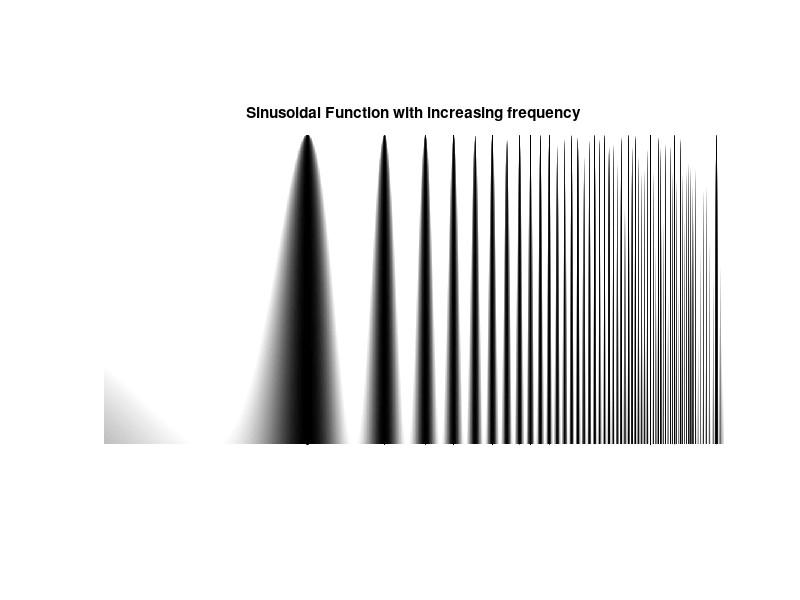
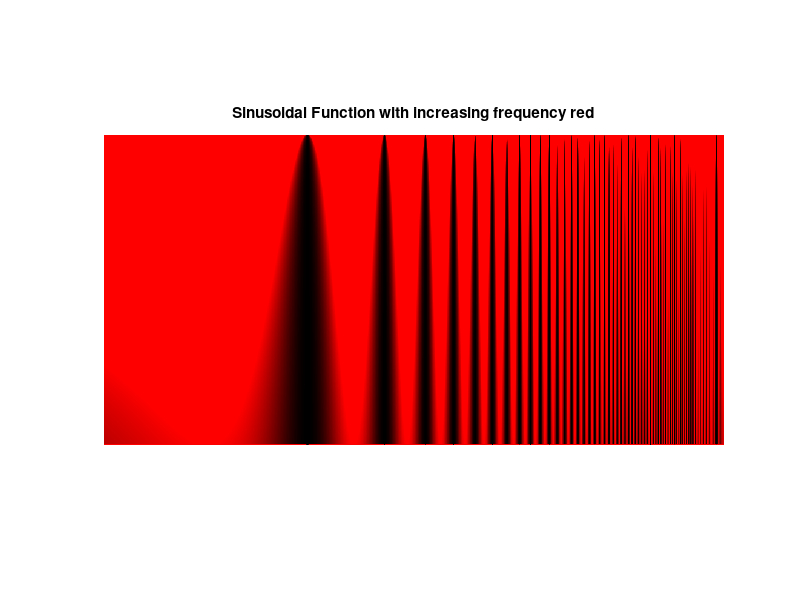
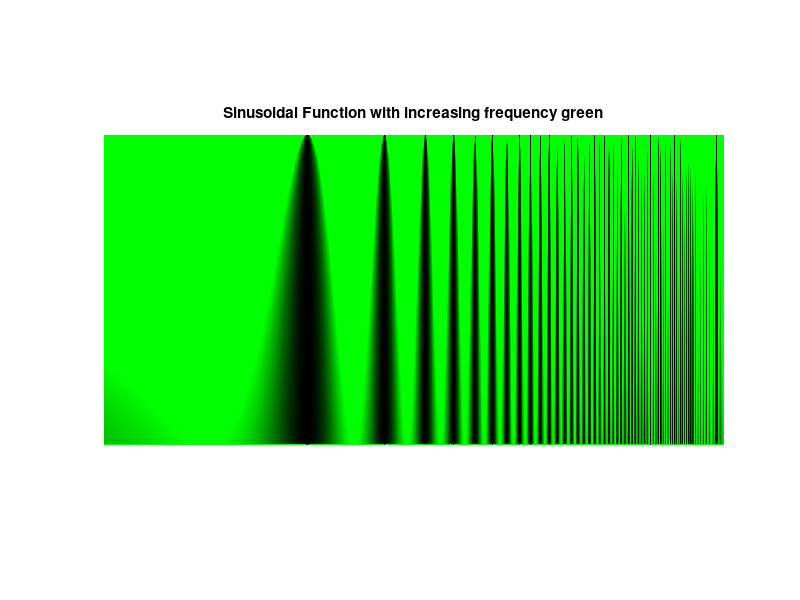
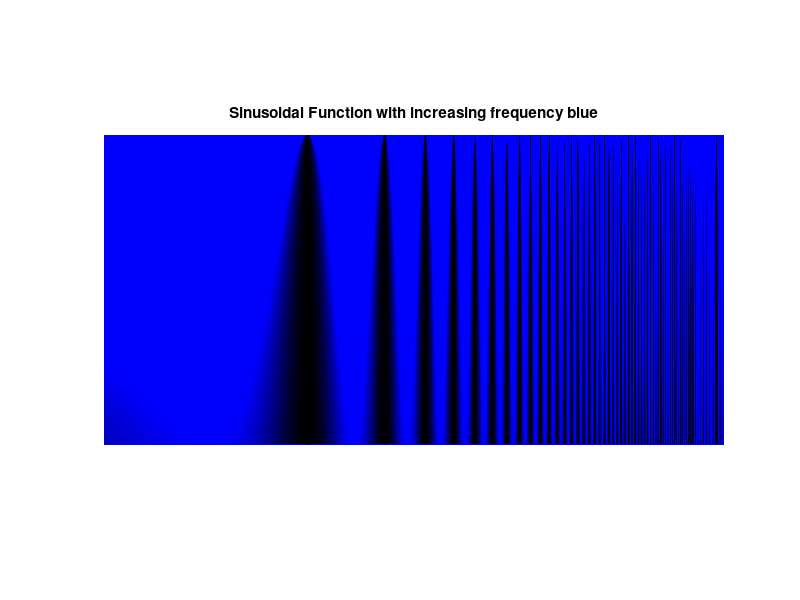

Write MATLAB code to recreate these figures, in order. (Note: this script raises an error after producing the figures.)
close all
clear all
rows=512;
cols=1024;
%% grayscale

   for i=1:rows
    
        for j=1:cols
        
          
           image(i,j) = (128/(0.5*i))*(sin(0.5*exp(j/150))+1);%*((i/600)^3);  
            
       end
    end
    



    figure;
imshow(image);

title('Sinusoidal Function with increasing frequency');

%% red
my_image1(512,1024,3)=0; %initialize the image

my_image1(:,:,1)=image;

figure;
imshow(my_image1);title('Sinusoidal Function with increasing frequency red');
%% green
my_image2(512,1024,3)=0; %initialize the image

my_image2(:,:,2)=image;

figure;
imshow(my_image2);title('Sinusoidal Function with increasing frequency green');
%% blue
my_image3(512,1024,3)=0; %initialize the image

my_image3(:,:,3)=image;

figure;
imshow(my_image3);title('Sinusoidal Function with increasing frequency blue');

%% cb cr components
%creo immagine rgb
result(512,1024,3)=0;
rgb(512,1024,3)=0;
rgb(:,:,1)= image;
rgb(:,:,2)= image;
rgb(:,:,3)= image;
ycbcr = rgb2ycbcr(rgb);

%% Cbcomponent
Y = mean(mean(ycbcr(:,:,1)));
Cb =(ycbcr(:,:,2));
Cr =mean(mean(ycbcr(:,:,3)));

result(:,:,1)= Y;
result(:,:,2)= Cb;
result(:,:,3)= Cr;
imageCb = ycbcr2rgb(result);
%% Crcomponent
Y = mean(mean(ycbcr(:,:,1)));
Cb =mean(mean(ycbcr(:,:,2)));
Cr =ycbcr(:,:,3);

result(:,:,1)= Y;
result(:,:,2)= Cb;
result(:,:,3)= Cr;
imageCr = ycbcr2rgb(result);

figure;

imshow(imageCb);title('Cb');
figure;
imshow(imageCr);title('Cr');

